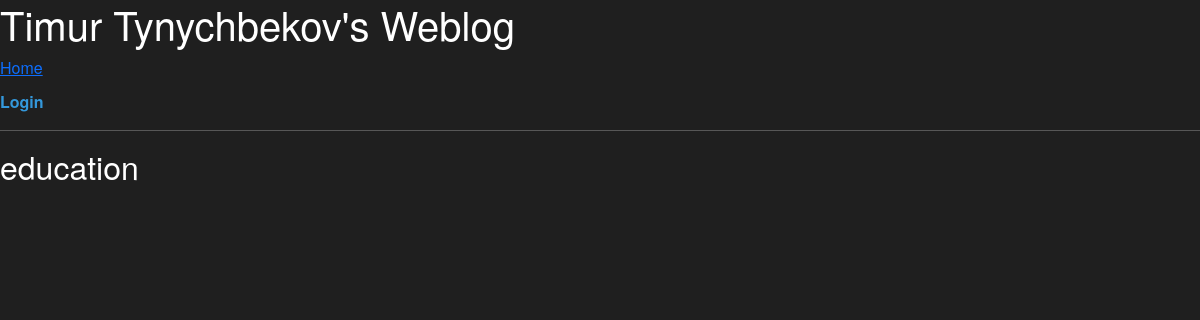
/category/education/, run on an earlier commit of the app's database.
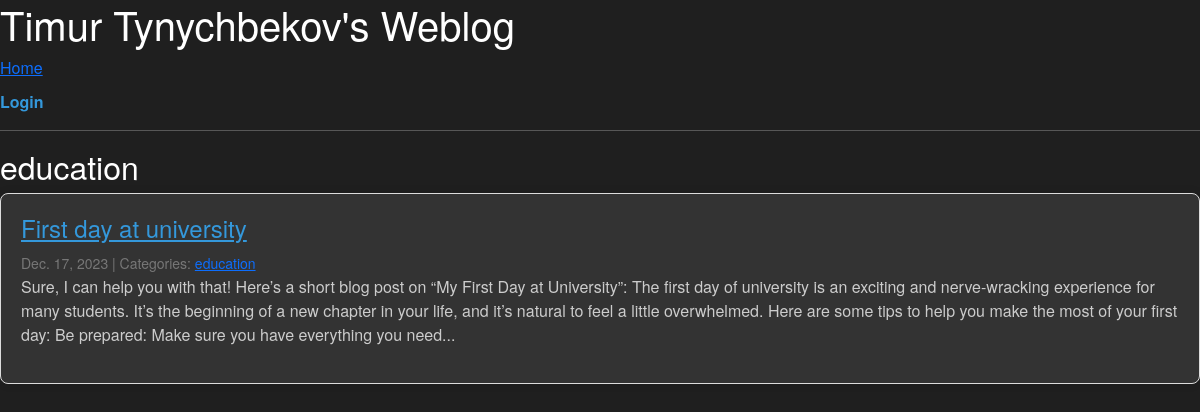
And on a later commit of the database.
### blog/models.py (models this page shows, shortened)
class Category(models.Model):
    name = models.CharField(max_length=30)
    class Meta:
        verbose_name_plural = "categories"

class Post(models.Model):
    title = models.CharField(max_length=255)
    body = models.TextField()
    created_on = models.DateTimeField(auto_now_add=True)
    last_modified = models.DateTimeField(auto_now=True)
    categories = models.ManyToManyField("Category", related_name="posts")

### blog/views.py (the view)
# urls.py: path("category/<category>/", views.blog_category, name="category"),
def blog_category(request, category):
    posts = Post.objects.filter(
        categories__name__contains=category
    ).order_by("-created_on")
    context = {
        "category": category,
        "posts": posts,
    }
    return render(request, "blog/category.html", context)

### templates/blog/category.html
{% extends "blog/index.html" %}
{% block page_title %}
<h2>{{ category }}</h2>
{% endblock page_title %}

### templates/blog/index.html (shortened to what this page needs)
{% extends "blog/base.html" %}
{% block page_content %}
    {% block posts  %}
        {% for post in posts %}
            <article class="post">
            <h3><a href="{% url 'blog:detail' post.pk %}">{{ post.title }}</a></h3>
            <small>
                {{ post.created_on.date }} | Categories:
                {% for category in post.categories.all %}
                    <a href="{% url 'blog:category' category.name %}">
                        {{ category.name }}
                    </a>
                {% endfor %}
            </small>
            <p>{{ post.body | slice:":400" }}...</p>
            </article>
        {% endfor %}
    {% endblock posts %}
{% endblock page_content %}

What changed in the data, as far as the page shows it:
added Category: name "education"
added Post: title "First day at university", created_on "Dec. 17, 2023", body "Sure, I can help you with that! Here’s a short blog post on “My First Day at University”: The first day of university is an exciting and nerve-wracking experience for many students. It’s the beginning of a new chapter in your life, and it’s natural to feel a little overwhelmed. Here are some tips to help you make the most of your first day: Be prepared: Make sure you have everything you need"
Also different on the page:
{{ category }}: "education" → (not shown)
